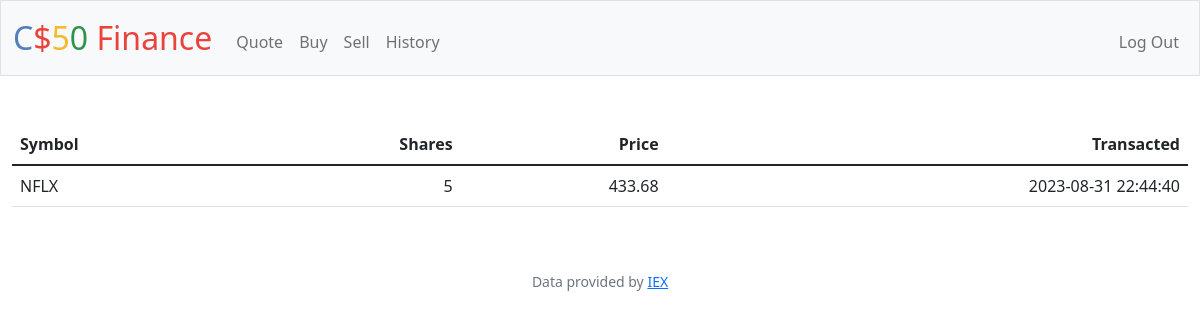
The app's page /history (signed in) with its own data.
### tables this page shows
CREATE TABLE transactions (
    transaction_id INTEGER PRIMARY KEY AUTOINCREMENT NOT NULL,
    user_id INTEGER NOT NULL,
    symbol TEXT NOT NULL,
    shares INTEGER NOT NULL,
    price_per_share NUMERIC NOT NULL,
    transaction_date_time TIMESTAMP DEFAULT CURRENT_TIMESTAMP,
    transaction_type TEXT NOT NULL CHECK (transaction_type IN ('BUY', 'SELL')),
    FOREIGN KEY (user_id) REFERENCES users(id) ON DELETE CASCADE
);

### app.py (the view)
@app.route("/history")
@login_required
def history():
    stocks = db.execute(
        """SELECT symbol, shares, price_per_share, transaction_date_time
                        FROM transactions
                        WHERE user_id = ?""",
        session["user_id"],
    )
    return render_template("/history.html", stocks=stocks)

### app.py (called while the page is built)
@app.after_request
def after_request(response):
    response.headers["Cache-Control"] = "no-cache, no-store, must-revalidate"
    response.headers["Expires"] = 0
    response.headers["Pragma"] = "no-cache"
    return response

### helpers.py (called while the page is built)
def login_required(f):
    @wraps(f)
    def decorated_function(*args, **kwargs):
        if session.get("user_id") is None:
            return redirect("/login")
        return f(*args, **kwargs)
    return decorated_function

### templates/history.html (shortened to what this page needs)
{% extends "layout.html" %}
{% block main %}
    <table class="table">
        <thead>
            <tr>
                <th class="text-start">Symbol</th>
                <th class="text-end">Shares</th>
                <th class="text-end">Price</th>
                <th class="text-end">Transacted</th>
            </tr>
        </thead>
        <tbody>
            {% for stock in stocks %}
            <tr>
                <td class="text-start">{{ stock.symbol }}</td>
                <td class="text-end">{{ stock.shares }}</td>
                <td class="text-end">{{ stock.price_per_share }}</td>
                <td class="text-end">{{ stock.transaction_date_time }}</td>
            </tr>
            {% endfor %}
        </tbody>
    </table>
{% endblock %}

### records on screen
transactions: symbol "NFLX", shares "5", price_per_share "433.68", transaction_date_time "2023-08-31 22:44:40"
